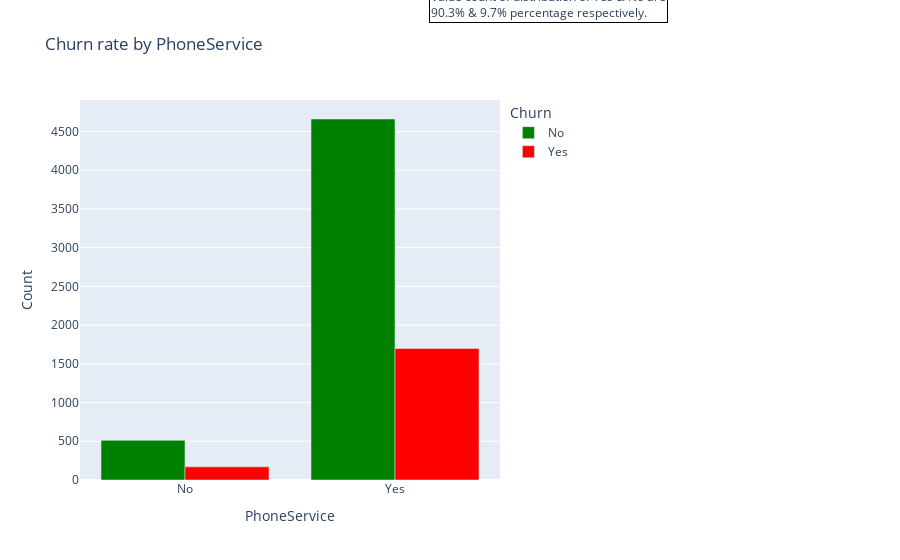
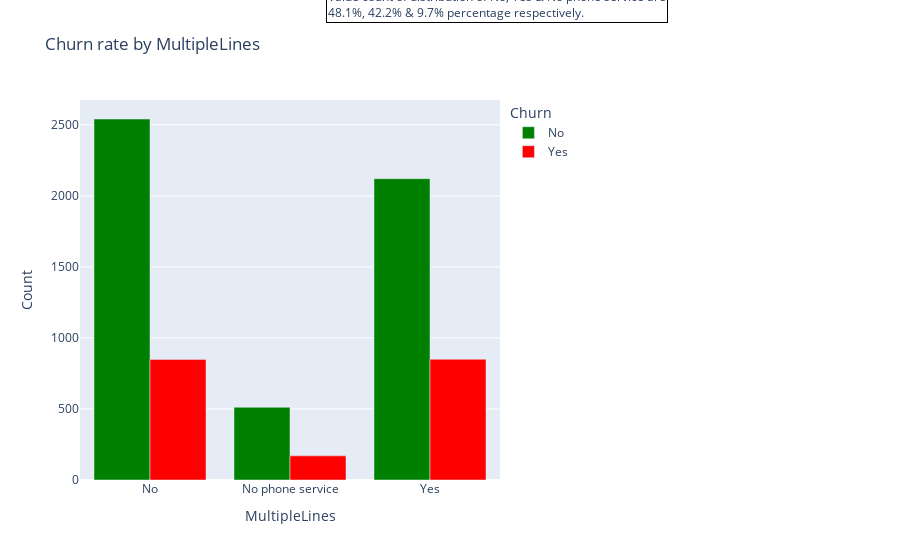
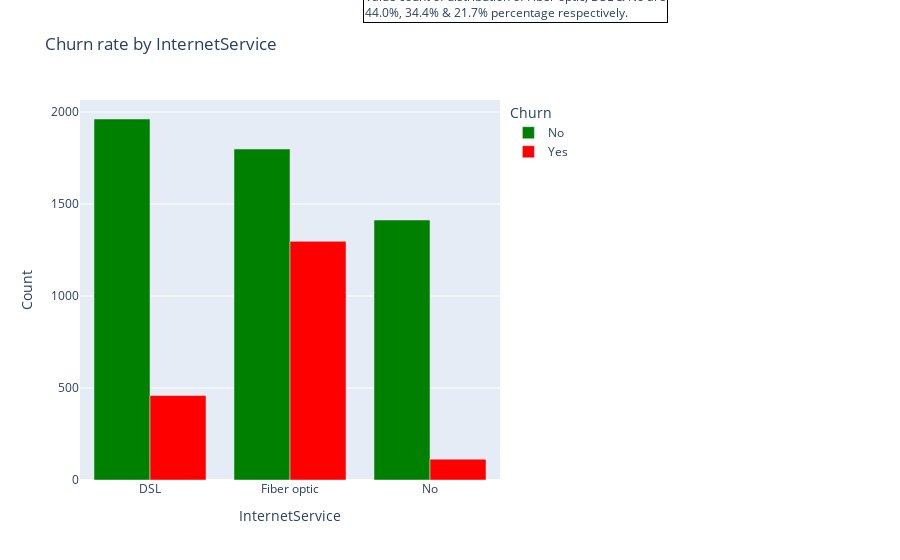
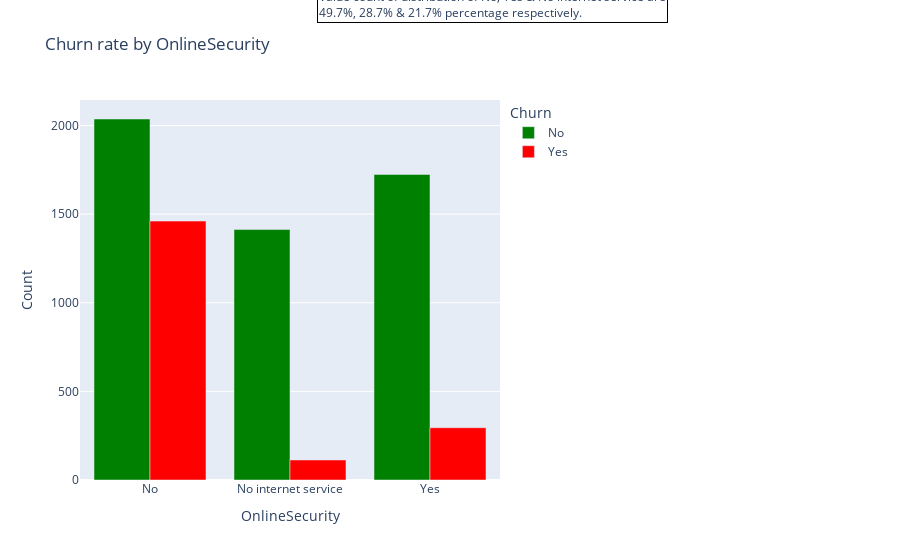

Notebook cell for these charts, in order:
### Markdown cell above
***
**Demographic analysis Insight**: 
Gender and partner are even distributed with approximate percentage values. The difference in churn is slightly higher in females but the diffreence is negligible. There is a higher proportion of churn amongst younger customers (where SeniorCitizen is No), customers with no partners and customers with no dependents. These analysis on demographic section of data highlights on-senior citizens with no partners and dependents describe a particular segment of customers that are likely to churn.
***

### Code cell
bar('PhoneService')
bar('MultipleLines')
bar('InternetService')
bar('OnlineSecurity')
bar('OnlineBackup')
bar('DeviceProtection')
bar('TechSupport')
bar('StreamingTV')
bar('StreamingMovies')

### Figure 1 — Plotly figure (JSON) as saved in the notebook; plotly's stock layout.template omitted (floating-point values rounded to 4 significant figures)
{"data": [{"alignmentgroup": "True", "hovertemplate": "Churn=No<br>PhoneService=%{x}<br>Count=%{y}<extra></extra>", "legendgroup": "No", "marker": {"color": "green", "pattern": {"shape": ""}}, "name": "No", "offsetgroup": "No", "orientation": "v", "showlegend": true, "textposition": "auto", "type": "bar", "x": ["No", "Yes"], "xaxis": "x", "y": [512, 4662], "yaxis": "y"}, {"alignmentgroup": "True", "hovertemplate": "Churn=Yes<br>PhoneService=%{x}<br>Count=%{y}<extra></extra>", "legendgroup": "Yes", "marker": {"color": "red", "pattern": {"shape": ""}}, "name": "Yes", "offsetgroup": "Yes", "orientation": "v", "showlegend": true, "textposition": "auto", "type": "bar", "x": ["No", "Yes"], "xaxis": "x", "y": [170, 1699], "yaxis": "y"}], "layout": {"annotations": [{"align": "left", "bordercolor": "black", "borderwidth": 1, "showarrow": false, "text": "Value count of distribution of Yes & No are<br>90.3% & 9.7% percentage respectively.", "x": 1.4, "xref": "paper", "y": 1.3, "yref": "paper"}], "autosize": true, "barmode": "group", "legend": {"title": {"text": "Churn"}, "tracegroupgap": 0}, "margin": {"r": 400}, "title": {"text": "Churn rate by PhoneService"}, "xaxis": {"anchor": "y", "autorange": true, "domain": [0, 1], "range": [-0.5, 1.5], "title": {"text": "PhoneService"}, "type": "category"}, "yaxis": {"anchor": "x", "autorange": true, "domain": [0, 1], "range": [0, 4907.0], "title": {"text": "Count"}, "type": "linear"}}}

### Figure 2 — Plotly figure (JSON) as saved in the notebook; plotly's stock layout.template omitted (floating-point values rounded to 4 significant figures)
{"data": [{"alignmentgroup": "True", "hovertemplate": "Churn=No<br>MultipleLines=%{x}<br>Count=%{y}<extra></extra>", "legendgroup": "No", "marker": {"color": "green", "pattern": {"shape": ""}}, "name": "No", "offsetgroup": "No", "orientation": "v", "showlegend": true, "textposition": "auto", "type": "bar", "x": ["No", "No phone service", "Yes"], "xaxis": "x", "y": [2541, 512, 2121], "yaxis": "y"}, {"alignmentgroup": "True", "hovertemplate": "Churn=Yes<br>MultipleLines=%{x}<br>Count=%{y}<extra></extra>", "legendgroup": "Yes", "marker": {"color": "red", "pattern": {"shape": ""}}, "name": "Yes", "offsetgroup": "Yes", "orientation": "v", "showlegend": true, "textposition": "auto", "type": "bar", "x": ["No", "No phone service", "Yes"], "xaxis": "x", "y": [849, 170, 850], "yaxis": "y"}], "layout": {"annotations": [{"align": "left", "bordercolor": "black", "borderwidth": 1, "showarrow": false, "text": "Value count of distribution of No, Yes & No phone service are<br>48.1%, 42.2% & 9.7% percentage respectively.", "x": 1.4, "xref": "paper", "y": 1.3, "yref": "paper"}], "autosize": true, "barmode": "group", "legend": {"title": {"text": "Churn"}, "tracegroupgap": 0}, "margin": {"r": 400}, "title": {"text": "Churn rate by MultipleLines"}, "xaxis": {"anchor": "y", "autorange": true, "domain": [0, 1], "range": [-0.5, 2.5], "title": {"text": "MultipleLines"}, "type": "category"}, "yaxis": {"anchor": "x", "autorange": true, "domain": [0, 1], "range": [0, 2675.0], "title": {"text": "Count"}, "type": "linear"}}}

### Figure 3 — Plotly figure (JSON) as saved in the notebook; plotly's stock layout.template omitted (floating-point values rounded to 4 significant figures)
{"data": [{"alignmentgroup": "True", "hovertemplate": "Churn=No<br>InternetService=%{x}<br>Count=%{y}<extra></extra>", "legendgroup": "No", "marker": {"color": "green", "pattern": {"shape": ""}}, "name": "No", "offsetgroup": "No", "orientation": "v", "showlegend": true, "textposition": "auto", "type": "bar", "x": ["DSL", "Fiber optic", "No"], "xaxis": "x", "y": [1962, 1799, 1413], "yaxis": "y"}, {"alignmentgroup": "True", "hovertemplate": "Churn=Yes<br>InternetService=%{x}<br>Count=%{y}<extra></extra>", "legendgroup": "Yes", "marker": {"color": "red", "pattern": {"shape": ""}}, "name": "Yes", "offsetgroup": "Yes", "orientation": "v", "showlegend": true, "textposition": "auto", "type": "bar", "x": ["DSL", "Fiber optic", "No"], "xaxis": "x", "y": [459, 1297, 113], "yaxis": "y"}], "layout": {"annotations": [{"align": "left", "bordercolor": "black", "borderwidth": 1, "showarrow": false, "text": "Value count of distribution of Fiber optic, DSL & No are<br>44.0%, 34.4% & 21.7% percentage respectively.", "x": 1.4, "xref": "paper", "y": 1.3, "yref": "paper"}], "autosize": true, "barmode": "group", "legend": {"title": {"text": "Churn"}, "tracegroupgap": 0}, "margin": {"r": 400}, "title": {"text": "Churn rate by InternetService"}, "xaxis": {"anchor": "y", "autorange": true, "domain": [0, 1], "range": [-0.5, 2.5], "title": {"text": "InternetService"}, "type": "category"}, "yaxis": {"anchor": "x", "autorange": true, "domain": [0, 1], "range": [0, 2065.0], "title": {"text": "Count"}, "type": "linear"}}}

### Figure 4 — Plotly figure (JSON) as saved in the notebook; plotly's stock layout.template omitted (floating-point values rounded to 4 significant figures)
{"data": [{"alignmentgroup": "True", "hovertemplate": "Churn=No<br>OnlineSecurity=%{x}<br>Count=%{y}<extra></extra>", "legendgroup": "No", "marker": {"color": "green", "pattern": {"shape": ""}}, "name": "No", "offsetgroup": "No", "orientation": "v", "showlegend": true, "textposition": "auto", "type": "bar", "x": ["No", "No internet service", "Yes"], "xaxis": "x", "y": [2037, 1413, 1724], "yaxis": "y"}, {"alignmentgroup": "True", "hovertemplate": "Churn=Yes<br>OnlineSecurity=%{x}<br>Count=%{y}<extra></extra>", "legendgroup": "Yes", "marker": {"color": "red", "pattern": {"shape": ""}}, "name": "Yes", "offsetgroup": "Yes", "orientation": "v", "showlegend": true, "textposition": "auto", "type": "bar", "x": ["No", "No internet service", "Yes"], "xaxis": "x", "y": [1461, 113, 295], "yaxis": "y"}], "layout": {"annotations": [{"align": "left", "bordercolor": "black", "borderwidth": 1, "showarrow": false, "text": "Value count of distribution of No, Yes & No internet service are<br>49.7%, 28.7% & 21.7% percentage respectively.", "x": 1.4, "xref": "paper", "y": 1.3, "yref": "paper"}], "autosize": true, "barmode": "group", "legend": {"title": {"text": "Churn"}, "tracegroupgap": 0}, "margin": {"r": 400}, "title": {"text": "Churn rate by OnlineSecurity"}, "xaxis": {"anchor": "y", "autorange": true, "domain": [0, 1], "range": [-0.5, 2.5], "title": {"text": "OnlineSecurity"}, "type": "category"}, "yaxis": {"anchor": "x", "autorange": true, "domain": [0, 1], "range": [0, 2144.0], "title": {"text": "Count"}, "type": "linear"}}}
